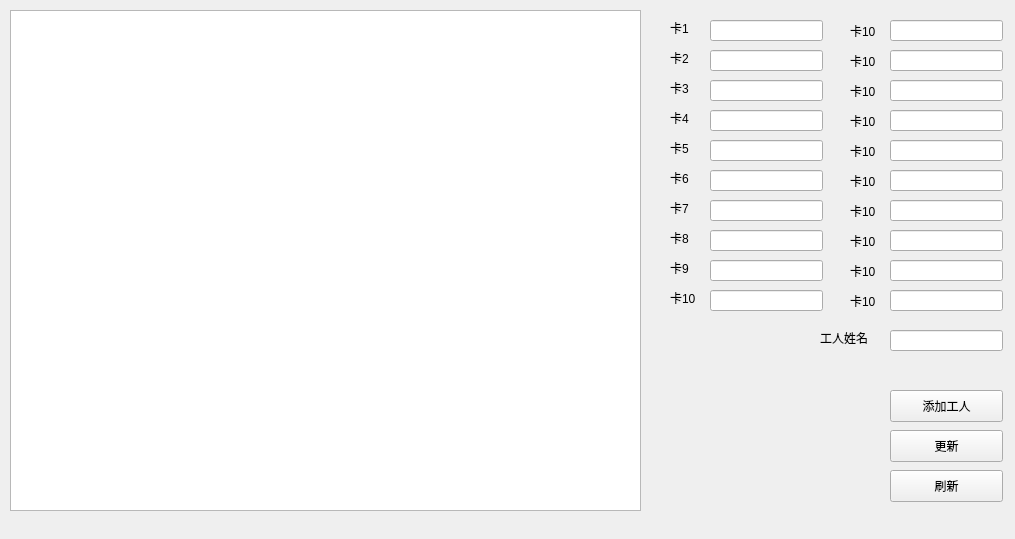
<?xml version="1.0" encoding="UTF-8"?>
<ui version="4.0">
 <class>Worker_list</class>
 <widget class="QWidget" name="Worker_list">
  <property name="geometry">
   <rect>
    <x>0</x>
    <y>0</y>
    <width>1015</width>
    <height>539</height>
   </rect>
  </property>
  <property name="windowTitle">
   <string>Form</string>
  </property>
  <widget class="QTableView" name="tableView">
   <property name="geometry">
    <rect>
     <x>10</x>
     <y>10</y>
     <width>631</width>
     <height>501</height>
    </rect>
   </property>
  </widget>
  <widget class="QPushButton" name="refresh">
   <property name="geometry">
    <rect>
     <x>890</x>
     <y>470</y>
     <width>113</width>
     <height>32</height>
    </rect>
   </property>
   <property name="text">
    <string>刷新</string>
   </property>
  </widget>
  <widget class="QLineEdit" name="worker_name">
   <property name="geometry">
    <rect>
     <x>890</x>
     <y>330</y>
     <width>113</width>
     <height>21</height>
    </rect>
   </property>
  </widget>
  <widget class="QLineEdit" name="card_num_1">
   <property name="geometry">
    <rect>
     <x>710</x>
     <y>20</y>
     <width>113</width>
     <height>21</height>
    </rect>
   </property>
  </widget>
  <widget class="QLabel" name="label">
   <property name="geometry">
    <rect>
     <x>820</x>
     <y>330</y>
     <width>59</width>
     <height>16</height>
    </rect>
   </property>
   <property name="text">
    <string>工人姓名</string>
   </property>
  </widget>
  <widget class="QLabel" name="card_1">
   <property name="geometry">
    <rect>
     <x>670</x>
     <y>20</y>
     <width>31</width>
     <height>16</height>
    </rect>
   </property>
   <property name="text">
    <string>卡1</string>
   </property>
  </widget>
  <widget class="QPushButton" name="add_worker">
   <property name="geometry">
    <rect>
     <x>890</x>
     <y>390</y>
     <width>113</width>
     <height>32</height>
    </rect>
   </property>
   <property name="text">
    <string>添加工人</string>
   </property>
  </widget>
  <widget class="QLineEdit" name="card_num_2">
   <property name="geometry">
    <rect>
     <x>710</x>
     <y>50</y>
     <width>113</width>
     <height>21</height>
    </rect>
   </property>
  </widget>
  <widget class="QLineEdit" name="card_num_3">
   <property name="geometry">
    <rect>
     <x>710</x>
     <y>80</y>
     <width>113</width>
     <height>21</height>
    </rect>
   </property>
  </widget>
  <widget class="QLineEdit" name="card_num_4">
   <property name="geometry">
    <rect>
     <x>710</x>
     <y>110</y>
     <width>113</width>
     <height>21</height>
    </rect>
   </property>
  </widget>
  <widget class="QLineEdit" name="card_num_5">
   <property name="geometry">
    <rect>
     <x>710</x>
     <y>140</y>
     <width>113</width>
     <height>21</height>
    </rect>
   </property>
  </widget>
  <widget class="QLineEdit" name="card_num_6">
   <property name="geometry">
    <rect>
     <x>710</x>
     <y>170</y>
     <width>113</width>
     <height>21</height>
    </rect>
   </property>
  </widget>
  <widget class="QLineEdit" name="card_num_7">
   <property name="geometry">
    <rect>
     <x>710</x>
     <y>200</y>
     <width>113</width>
     <height>21</height>
    </rect>
   </property>
  </widget>
  <widget class="QLineEdit" name="card_num_8">
   <property name="geometry">
    <rect>
     <x>710</x>
     <y>230</y>
     <width>113</width>
     <height>21</height>
    </rect>
   </property>
  </widget>
  <widget class="QLineEdit" name="card_num_9">
   <property name="geometry">
    <rect>
     <x>710</x>
     <y>260</y>
     <width>113</width>
     <height>21</height>
    </rect>
   </property>
  </widget>
  <widget class="QLineEdit" name="card_num_10">
   <property name="geometry">
    <rect>
     <x>710</x>
     <y>290</y>
     <width>113</width>
     <height>21</height>
    </rect>
   </property>
  </widget>
  <widget class="QPushButton" name="add_card">
   <property name="geometry">
    <rect>
     <x>890</x>
     <y>430</y>
     <width>113</width>
     <height>32</height>
    </rect>
   </property>
   <property name="text">
    <string>更新</string>
   </property>
  </widget>
  <widget class="QLabel" name="card_2">
   <property name="geometry">
    <rect>
     <x>670</x>
     <y>50</y>
     <width>31</width>
     <height>16</height>
    </rect>
   </property>
   <property name="text">
    <string>卡2</string>
   </property>
  </widget>
  <widget class="QLabel" name="card_3">
   <property name="geometry">
    <rect>
     <x>670</x>
     <y>80</y>
     <width>31</width>
     <height>16</height>
    </rect>
   </property>
   <property name="text">
    <string>卡3</string>
   </property>
  </widget>
  <widget class="QLabel" name="card_4">
   <property name="geometry">
    <rect>
     <x>670</x>
     <y>110</y>
     <width>31</width>
     <height>16</height>
    </rect>
   </property>
   <property name="text">
    <string>卡4</string>
   </property>
  </widget>
  <widget class="QLabel" name="card_5">
   <property name="geometry">
    <rect>
     <x>670</x>
     <y>140</y>
     <width>31</width>
     <height>16</height>
    </rect>
   </property>
   <property name="text">
    <string>卡5</string>
   </property>
  </widget>
  <widget class="QLabel" name="card_6">
   <property name="geometry">
    <rect>
     <x>670</x>
     <y>170</y>
     <width>31</width>
     <height>16</height>
    </rect>
   </property>
   <property name="text">
    <string>卡6</string>
   </property>
  </widget>
  <widget class="QLabel" name="card_7">
   <property name="geometry">
    <rect>
     <x>670</x>
     <y>200</y>
     <width>31</width>
     <height>16</height>
    </rect>
   </property>
   <property name="text">
    <string>卡7</string>
   </property>
  </widget>
  <widget class="QLabel" name="card_8">
   <property name="geometry">
    <rect>
     <x>670</x>
     <y>230</y>
     <width>31</width>
     <height>16</height>
    </rect>
   </property>
   <property name="text">
    <string>卡8</string>
   </property>
  </widget>
  <widget class="QLabel" name="card_9">
   <property name="geometry">
    <rect>
     <x>670</x>
     <y>260</y>
     <width>31</width>
     <height>16</height>
    </rect>
   </property>
   <property name="text">
    <string>卡9</string>
   </property>
  </widget>
  <widget class="QLabel" name="card_10">
   <property name="geometry">
    <rect>
     <x>670</x>
     <y>290</y>
     <width>41</width>
     <height>16</height>
    </rect>
   </property>
   <property name="text">
    <string>卡10</string>
   </property>
  </widget>
  <widget class="QLabel" name="card_11">
   <property name="geometry">
    <rect>
     <x>850</x>
     <y>20</y>
     <width>41</width>
     <height>21</height>
    </rect>
   </property>
   <property name="text">
    <string>卡10</string>
   </property>
  </widget>
  <widget class="QLabel" name="card_12">
   <property name="geometry">
    <rect>
     <x>850</x>
     <y>50</y>
     <width>41</width>
     <height>21</height>
    </rect>
   </property>
   <property name="text">
    <string>卡10</string>
   </property>
  </widget>
  <widget class="QLabel" name="card_13">
   <property name="geometry">
    <rect>
     <x>850</x>
     <y>80</y>
     <width>41</width>
     <height>21</height>
    </rect>
   </property>
   <property name="text">
    <string>卡10</string>
   </property>
  </widget>
  <widget class="QLabel" name="card_14">
   <property name="geometry">
    <rect>
     <x>850</x>
     <y>110</y>
     <width>41</width>
     <height>21</height>
    </rect>
   </property>
   <property name="text">
    <string>卡10</string>
   </property>
  </widget>
  <widget class="QLabel" name="card_15">
   <property name="geometry">
    <rect>
     <x>850</x>
     <y>140</y>
     <width>41</width>
     <height>21</height>
    </rect>
   </property>
   <property name="text">
    <string>卡10</string>
   </property>
  </widget>
  <widget class="QLabel" name="card_16">
   <property name="geometry">
    <rect>
     <x>850</x>
     <y>170</y>
     <width>41</width>
     <height>21</height>
    </rect>
   </property>
   <property name="text">
    <string>卡10</string>
   </property>
  </widget>
  <widget class="QLabel" name="card_17">
   <property name="geometry">
    <rect>
     <x>850</x>
     <y>200</y>
     <width>41</width>
     <height>21</height>
    </rect>
   </property>
   <property name="text">
    <string>卡10</string>
   </property>
  </widget>
  <widget class="QLabel" name="card_18">
   <property name="geometry">
    <rect>
     <x>850</x>
     <y>230</y>
     <width>41</width>
     <height>21</height>
    </rect>
   </property>
   <property name="text">
    <string>卡10</string>
   </property>
  </widget>
  <widget class="QLabel" name="card_19">
   <property name="geometry">
    <rect>
     <x>850</x>
     <y>260</y>
     <width>41</width>
     <height>21</height>
    </rect>
   </property>
   <property name="text">
    <string>卡10</string>
   </property>
  </widget>
  <widget class="QLabel" name="card_20">
   <property name="geometry">
    <rect>
     <x>850</x>
     <y>290</y>
     <width>41</width>
     <height>21</height>
    </rect>
   </property>
   <property name="text">
    <string>卡10</string>
   </property>
  </widget>
  <widget class="QLineEdit" name="card_num_11">
   <property name="geometry">
    <rect>
     <x>890</x>
     <y>20</y>
     <width>113</width>
     <height>21</height>
    </rect>
   </property>
  </widget>
  <widget class="QLineEdit" name="card_num_12">
   <property name="geometry">
    <rect>
     <x>890</x>
     <y>50</y>
     <width>113</width>
     <height>21</height>
    </rect>
   </property>
  </widget>
  <widget class="QLineEdit" name="card_num_13">
   <property name="geometry">
    <rect>
     <x>890</x>
     <y>80</y>
     <width>113</width>
     <height>21</height>
    </rect>
   </property>
  </widget>
  <widget class="QLineEdit" name="card_num_14">
   <property name="geometry">
    <rect>
     <x>890</x>
     <y>110</y>
     <width>113</width>
     <height>21</height>
    </rect>
   </property>
  </widget>
  <widget class="QLineEdit" name="card_num_15">
   <property name="geometry">
    <rect>
     <x>890</x>
     <y>140</y>
     <width>113</width>
     <height>21</height>
    </rect>
   </property>
  </widget>
  <widget class="QLineEdit" name="card_num_16">
   <property name="geometry">
    <rect>
     <x>890</x>
     <y>170</y>
     <width>113</width>
     <height>21</height>
    </rect>
   </property>
  </widget>
  <widget class="QLineEdit" name="card_num_17">
   <property name="geometry">
    <rect>
     <x>890</x>
     <y>200</y>
     <width>113</width>
     <height>21</height>
    </rect>
   </property>
  </widget>
  <widget class="QLineEdit" name="card_num_18">
   <property name="geometry">
    <rect>
     <x>890</x>
     <y>230</y>
     <width>113</width>
     <height>21</height>
    </rect>
   </property>
  </widget>
  <widget class="QLineEdit" name="card_num_19">
   <property name="geometry">
    <rect>
     <x>890</x>
     <y>260</y>
     <width>113</width>
     <height>21</height>
    </rect>
   </property>
  </widget>
  <widget class="QLineEdit" name="card_num_20">
   <property name="geometry">
    <rect>
     <x>890</x>
     <y>290</y>
     <width>113</width>
     <height>21</height>
    </rect>
   </property>
  </widget>
 </widget>
 <resources/>
 <connections/>
</ui>
